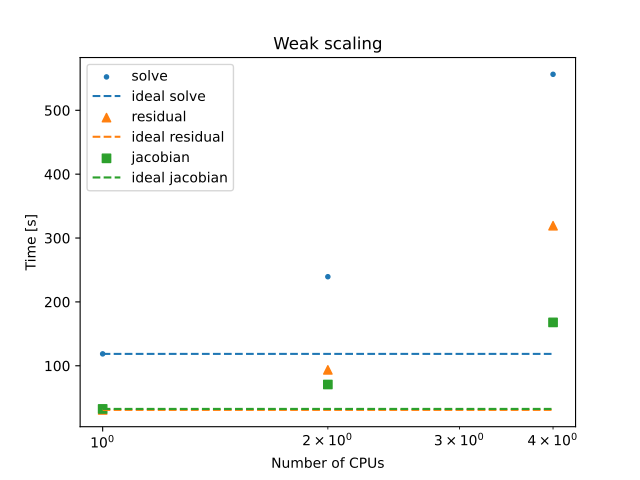

Recreate this plot in Python.
import csv

num_cpus = []
residual_time = []
jacobian_time = []
solve_time = []

with open('macos/05/benchmark-weak.csv') as f:
    reader = csv.DictReader(f)
    for row in reader:
        num_cpus.append(float(row['n_cpus']))
        jacobian_time.append(float(row['jac_time']))
        residual_time.append(float(row['res_time']))
        solve_time.append(float(row['solve_time']))
max_cpu = num_cpus[-1]

plt.title("Weak scaling")
plt.scatter(num_cpus, solve_time, marker='.', label='solve')
plt.plot([1, max_cpu], [solve_time[0], solve_time[0]], '--', label='ideal solve')

plt.scatter(num_cpus, residual_time, marker='^', label='residual')
plt.plot([1, max_cpu], [residual_time[0], residual_time[0]], '--', label='ideal residual')

plt.scatter(num_cpus, jacobian_time, marker='s', label='jacobian')
plt.plot([1, max_cpu], [jacobian_time[0], jacobian_time[0]], '--', label='ideal jacobian')

plt.legend()
plt.xlabel("Number of CPUs")
plt.ylabel("Time [s]")
plt.xscale('log')
plt.show()
